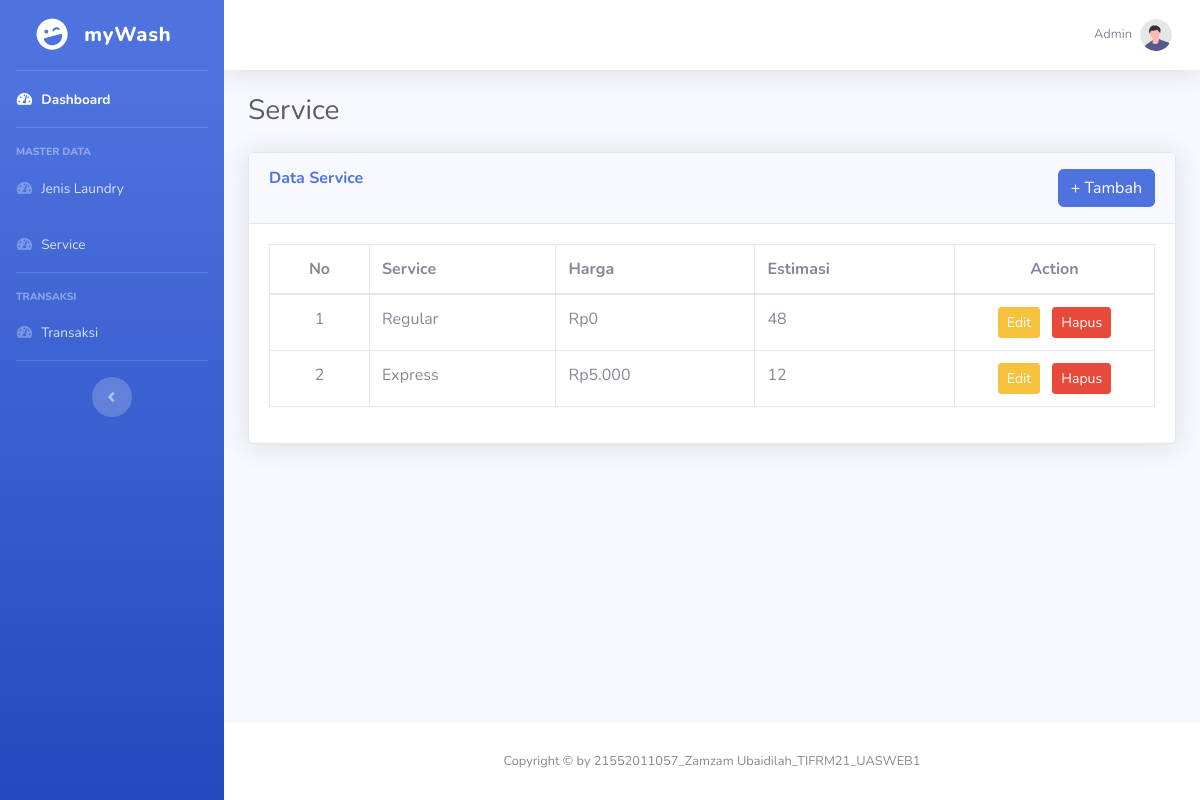
Screenshot of /laundry/service.php (signed in) with the database file from the repository.
### tables this page shows
CREATE TABLE `service` (
  `id` int(11) NOT NULL,
  `admin_id` int(11) NOT NULL,
  `name` varchar(100) NOT NULL,
  `price` float NOT NULL,
  `estimate` double NOT NULL
);

### lib/Service.php (called while the page is built, shortened)
<?php
class Service extends Connection
{
  private $conn;
  private $admin;
  public function __construct($db)
  {
    $this->conn = $db;
    $this->admin = $_COOKIE['cookie_admin'];
  }
  public function get()
  {
    $query = $this->conn->prepare("SELECT * FROM service where admin_id = ? order by id desc");
    $query->execute([
      $this->admin
    ]);
    $data = $query->fetchAll();
    return $data;
  }
}

### funtion.php (called while the page is built, shortened)
<?php
function rupiah($angka)
{
  $hasil_rupiah = "Rp" . number_format($angka, 0, ',', '.');
  return $hasil_rupiah;
}

### laundry/service.php (the view, shortened to what this page needs)
<?php
require_once('../funtion.php');
require_once('../lib/Connection.php');
if (!isset($_COOKIE['cookie_admin'])) {
  header("Location: login.php");
  exit();
} else {
  $db = new Connection();
  $conn = $db->connect();
  $tbl = new Service($conn);
  $rows = $tbl->get();
}
?>
<!DOCTYPE html>
<html lang="en">
<?php $title = "Service";
include "../templates/header.php"; ?>
<body id="page-top">
  <div id="wrapper">
    <?php include "../templates/sidebar.php"; ?>
    <div id="content-wrapper" class="d-flex flex-column">
      <div id="content">
        <?php include "../templates/navbar.php"; ?>
        <div class="container-fluid">
          <?php include "../templates/page_heading.php"; ?>
          <div class="card shadow mb-4">
            <div class="card-header py-3">
              <div class="d-flex justify-content-between">
                <h6 class="m-0 font-weight-bold text-primary">Data Service</h6>
                <div class="d-flex gap-2">
                  <button class="btn btn-primary" data-toggle="modal" data-target="#modal-laundry">+ Tambah</button>
                </div>
              </div>
            </div>
            <div class="card-body">
              <div class="table-responsive">
                <table class="table table-bordered" id="dataTable" width="100%" cellspacing="0">
                  <thead>
                    <tr>
                      <th style="width: 100px; text-align: center">No</th>
                      <th>Service</th>
                      <th>Harga</th>
                      <th>Estimasi</th>
                      <th style="width: 200px; text-align: center">Action</th>
                    </tr>
                  </thead>
                  <tbody>
                    <?php foreach ($rows as $index => $item) { ?>
                      <tr>
                        <td style="width: 100px; text-align: center"><?= $index + 1; ?></td>
                        <td><?= $item['name']; ?></td>
                        <td><?= rupiah($item['price']); ?></td>
                        <td><?= $item['estimate']; ?></td>
                        <td style="width: 200px; text-align: center">
                          <button id="tombol-edit" class="btn btn-sm btn-warning mr-2" data-toggle="modal" data-target="#modal-laundry-update" data-id="<?= $item['id']; ?>" data-name="<?= $item['name']; ?>" data-price="<?= $item['price']; ?>" data-estimate="<?= $item['estimate']; ?>">Edit</button>
                          <button id="tombol-delete" class="btn btn-sm btn-danger" data-toggle="modal" data-target="#modal-delete" data-id="<?= $item['id']; ?>">Hapus</button>
                        </td>
                      </tr>
                    <?php } ?>
                  </tbody>
                </table>
              </div>
            </div>
          </div>
        </div>
      </div>
      <?php include "../templates/footer.php"; ?>
    </div>
  </div>
</body>
</html>

### rows the page displays
service: name "Regular", price "Rp0", estimate "48"
service: name "Express", price "Rp5.000", estimate "12"

### other values shown
$name "Admin"
$title "Service"
